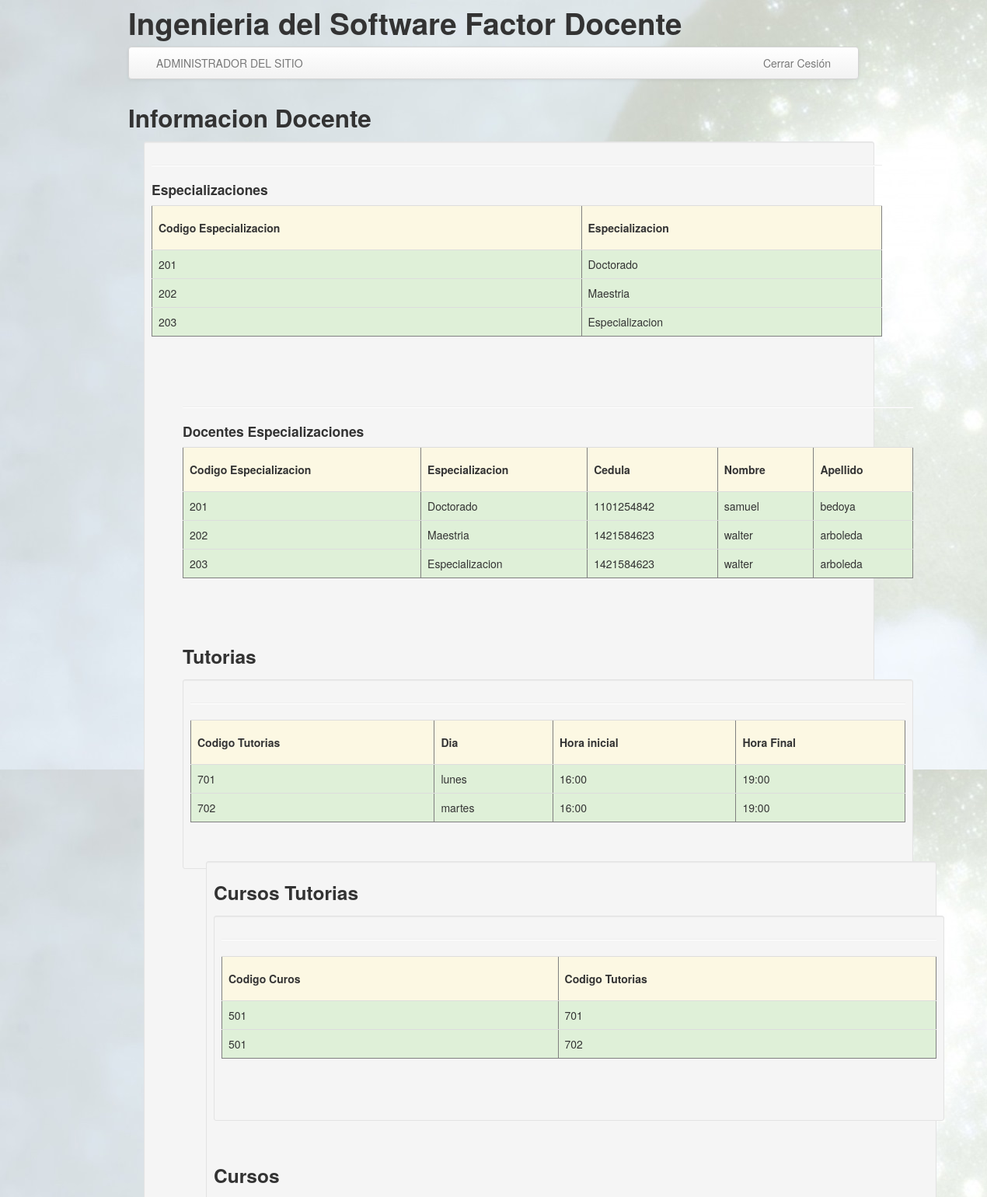
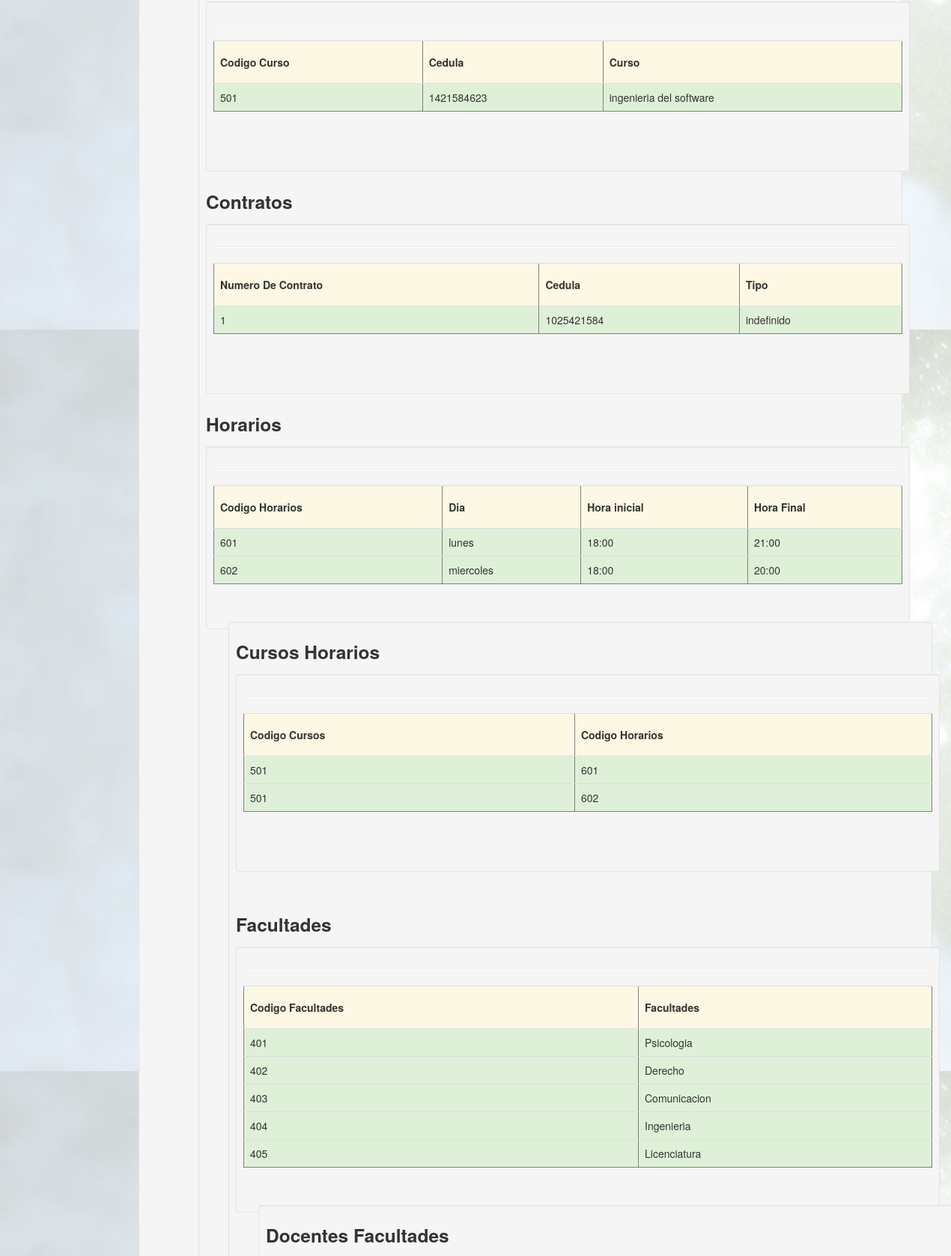
/edf.php (upper part), run on the app's committed database (2 pictures, top to bottom).
### tables this page shows
create table especializaciones
(codespecializacion int primary key,
especializacion varchar(30));

create table usuesp
(codespecializacion int,
cedula bigint,
primary key (codespecializacion,cedula),
foreign key (codespecializacion) references especializaciones(codespecializacion),
foreign key (cedula) references usuarios(cedula)
ON DELETE CASCADE ON UPDATE CASCADE
);

create table usuarios
(cedula bigint primary key,
contraseña varchar(20),
nombre1 varchar(10),
nombre2 varchar(10),
apellido1 varchar(10),
apellido2 varchar(10),
direccion varchar(30),
celular varchar(10),
fijo varchar(7));

create table tutorias
(codtutoria int primary key,
dia varchar(10),
horainicial varchar(20),
horafinal varchar(20));

create table curtu
(codcurso int,
codtutoria int,
primary key (codcurso,codtutoria),
foreign key (codtutoria) references tutorias(codtutoria),
foreign key (codcurso) references cursos(codcurso)
ON DELETE CASCADE ON UPDATE CASCADE
);

create table cursos
(codcurso int ,
cedula bigint,
curso varchar(50),
primary key (codcurso, cedula),
foreign key (cedula) references usuarios(cedula)
ON DELETE CASCADE ON UPDATE CASCADE
);

create table contratos
(numcontrato int,
cedula bigint,
tipo varchar (20),
salariobase bigint,
fechainicial date,
fechafinal date,
primary key (numcontrato,cedula),
foreign key (cedula) references usuarios(cedula)
ON DELETE CASCADE ON UPDATE CASCADE
);

create table horarios
(codhorario int primary key,
dia varchar(10),
horainicial varchar(20),
horafinal varchar(20));

create table curhora
(codcurso int,
codhorario int,
primary key (codcurso,codhorario),
foreign key (codhorario) references horarios(codhorario),
foreign key (codcurso) references cursos(codcurso)
ON DELETE CASCADE ON UPDATE CASCADE
);

create table facultades
(codfacultad int primary key,
facultad varchar(30));

### edf.php (the view, shortened to what this page needs)
<!DOCTYPE html>
<html lang="en">
  <head>
    <link href="bootstrap/css/bootstrap.min.css" rel="stylesheet"/>
  </head>
<body data-offset="40" background="images/fondotot.jpg" style="background-attachment: fixed">
<div class="container">
<header class="header">
<div class="row">
	<?php
	include("include/cabecera.php");
	?>
</div>
</header>
<div class="navbar">
  <div class="navbar-inner">
	<div class="container">
	  <div class="nav-collapse">
		<ul class="nav">
			<li class=""><a href="admin.php">ADMINISTRADOR DEL SITIO</a></li>
		</ul>
		<ul class="nav pull-right">
                    <li><a href="Login.php"> Cerrar Cesión </a></li>
		</ul>
	  </div>
	</div>
  </div>
</div>
<div class="row">
	<div class="span12">
		<div class="caption">
<h2> Informacion Docente</h2>
					<div class="span12">
				<div class="well well-small">
					<div class="row">
	<div class="span12">
		<div class="caption">
		<hr class="soft"/>
		<h4>Especializaciones</h4>
		<div class="row-fluid">
			<?php
				require("connect_db.php");
				$sql=("SELECT * FROM especializaciones");
				$query=mysqli_query($mysqli,$sql);
				echo "<table border='1'; class='table table-hover';>";
					echo "<tr class='warning'>";
						echo "<td><h5>Codigo Especializacion</h5></td>";
						echo "<td><h5>Especializacion</h5></td>";
					echo "</tr>";
			?>
			<?php
				 while($arreglo=mysqli_fetch_array($query)){
				  	echo "<tr class='success'>";
				    	echo "<td>$arreglo[0]</td>";
				    	echo "<td>$arreglo[1]</td>";
					echo "</tr>";
				}
				echo "</table>";
			?>
			<div class="span8">
		</div>
		</div>
		<br/>
                <div class="span12">
	<div class="span12">
		<div class="caption">
		<hr class="soft"/>
		<h4>Docentes Especializaciones</h4>
		<div class="row-fluid">
			<?php
				require("connect_db.php");
				$sql=("select e.codespecializacion,i.especializacion,e.cedula,j.nombre1,j.apellido1 from usuesp e , usuarios j, especializaciones i where
e.cedula=j.cedula and e.codespecializacion=i.codespecializacion ");
				$query=mysqli_query($mysqli,$sql);
				echo "<table border='1'; class='table table-hover';>";
					echo "<tr class='warning'>";
						echo "<td><h5>Codigo Especializacion</h5></td>";
                                                echo "<td><h5>Especializacion</h5></td>";
						echo "<td><h5>Cedula</h5></td>";
                                                echo "<td><h5>Nombre</h5></td>";
                                                echo "<td><h5>Apellido</h5></td>";
					echo "</tr>";
			?>
			<?php
				 while($arreglo=mysqli_fetch_array($query)){
				  	echo "<tr class='success'>";
				    	echo "<td>$arreglo[0]</td>";
				    	echo "<td>$arreglo[1]</td>";
                                        echo "<td>$arreglo[2]</td>";
                                        echo "<td>$arreglo[3]</td>";
                                        echo "<td>$arreglo[4]</td>";
					echo "</tr>";
				}
				echo "</table>";
			?>
			<div class="span8">
		</div>
		</div>
		<br/>
		</div>
		<h3>Tutorias</h3>
		<div class="row">
		<div class="span12">
		<div class="caption">
		<div class="well well-small">
		<hr class="soft"/>
		<div class="row-fluid">
		<?php
				require("connect_db.php");
				$sql=("SELECT * FROM tutorias");
				$query=mysqli_query($mysqli,$sql);
				echo "<table border='1'; class='table table-hover';>";
					echo "<tr class='warning'>";
						echo "<td><h5>Codigo Tutorias</h5></td>";
						echo "<td><h5>Dia</h5></td>";
                                                echo "<td><h5>Hora inicial</h5></td>";
                                                echo "<td><h5>Hora Final</h5></td>";
						echo "</tr>";
                                    ?>
			<?php
				 while($arreglo=mysqli_fetch_array($query)){
				  	echo "<tr class='success'>";
				    	echo "<td>$arreglo[0]</td>";
				    	echo "<td>$arreglo[1]</td>";
                                        echo "<td>$arreglo[2]</td>";
                                        echo "<td>$arreglo[3]</td>";
					echo "</tr>";
				}
				echo "</table>";
			?>
		<div class="span8">
		</div>
		</div>
                  <div class="span12">
				<div class="well well-small">
					<h3>Cursos Tutorias</h3>
					<div class="row">
	<div class="span12">
		<div class="caption">
		<div class="well well-small">
		<hr class="soft"/>
		<div class="row-fluid">
			<?php
				require("connect_db.php");
				$sql=("SELECT codcurso,codtutoria FROM curtu ");
				$query=mysqli_query($mysqli,$sql);
				echo "<table border='1'; class='table table-hover';>";
					echo "<tr class='warning'>";
						echo "<td><h5>Codigo Curos</h5></td>";
						echo "<td><h5>Codigo Tutorias</h5></td>";
					echo "</tr>";
			?>
			<?php
				 while($arreglo=mysqli_fetch_array($query)){
				  	echo "<tr class='success'>";
				    	echo "<td>$arreglo[0]</td>";
				    	echo "<td>$arreglo[1]</td>";
					echo "</tr>";
				}
				echo "</table>";
			?>
			<div class="span8">
		</div>
		</div>
		<br/>
		</div>
		<br/>
		</div>
					<h3>Cursos</h3>
						<div class="row">
		<div class="span12">
		<div class="caption">
		<div class="well well-small">
		<hr class="soft"/>
		<div class="row-fluid">
		<?php
				require("connect_db.php");
				$sql=("SELECT * FROM cursos");
				$query=mysqli_query($mysqli,$sql);
				echo "<table border='1'; class='table table-hover';>";
					echo "<tr class='warning'>";
						echo "<td><h5>Codigo Curso</h5></td>";
						echo "<td><h5>Cedula</h5></td>";
                                                echo "<td><h5>Curso</h5></td>";
                                                echo "</tr>";
                                    ?>
			<?php
				 while($arreglo=mysqli_fetch_array($query)){
				  	echo "<tr class='success'>";
				    	echo "<td>$arreglo[0]</td>";
				    	echo "<td>$arreglo[1]</td>";
                                        echo "<td>$arreglo[2]</td>";
                                        echo "</tr>";
				}
				echo "</table>";
			?>
		<div class="span8">
		</div>
		</div>
		<br/>
		</div>
					<h3>Contratos</h3>
						<div class="row">
		<div class="span12">
		<div class="caption">
		<div class="well well-small">
		<hr class="soft"/>
		<div class="row-fluid">
		<?php
				require("connect_db.php");
				$sql=("SELECT * FROM contratos");
				$query=mysqli_query($mysqli,$sql);
				echo "<table border='1'; class='table table-hover';>";
					echo "<tr class='warning'>";
						echo "<td><h5>Numero De Contrato</h5></td>";
						echo "<td><h5>Cedula</h5></td>";
                                                echo "<td><h5>Tipo</h5></td>";
                                           	echo "</tr>";
                                    ?>
			<?php
				 while($arreglo=mysqli_fetch_array($query)){
				  	echo "<tr class='success'>";
				    	echo "<td>$arreglo[0]</td>";
				    	echo "<td>$arreglo[1]</td>";
                                        echo "<td>$arreglo[2]</td>";
					echo "</tr>";
				}
				echo "</table>";
			?>
		<div class="span8">
		</div>
		</div>
		<br/>
		</div>
					<h3>Horarios</h3>
					<div class="row">
		<div class="span12">
		<div class="caption">
		<div class="well well-small">
		<hr class="soft"/>
		<div class="row-fluid">
		<?php
				require("connect_db.php");
				$sql=("SELECT * FROM horarios");
				$query=mysqli_query($mysqli,$sql);
				echo "<table border='1'; class='table table-hover';>";
					echo "<tr class='warning'>";
						echo "<td><h5>Codigo Horarios</h5></td>";
						echo "<td><h5>Dia</h5></td>";
                                                echo "<td><h5>Hora inicial</h5></td>";
                                                echo "<td><h5>Hora Final</h5></td>";
                                                echo "</tr>";
                                    ?>
			<?php
				 while($arreglo=mysqli_fetch_array($query)){
				  	echo "<tr class='success'>";
				    	echo "<td>$arreglo[0]</td>";
				    	echo "<td>$arreglo[1]</td>";
                                        echo "<td>$arreglo[2]</td>";
                                        echo "<td>$arreglo[3]</td>";
					echo "</tr>";
				}
				echo "</table>";
			?>
		<div class="span8">
		</div>
		</div>
             <div class="span12">
				<div class="well well-small">
					<h3>Cursos Horarios</h3>
					<div class="row">
	<div class="span12">
		<div class="caption">
		<div class="well well-small">
		<hr class="soft"/>
		<div class="row-fluid">
			<?php
				require("connect_db.php");
				$sql=("SELECT codcurso,codhorario FROM curhora ");
				$query=mysqli_query($mysqli,$sql);
				echo "<table border='1'; class='table table-hover';>";
					echo "<tr class='warning'>";
						echo "<td><h5>Codigo Cursos</h5></td>";
						echo "<td><h5>Codigo Horarios</h5></td>";
					echo "</tr>";
			?>
			<?php
				 while($arreglo=mysqli_fetch_array($query)){
				  	echo "<tr class='success'>";
				    	echo "<td>$arreglo[0]</td>";
				    	echo "<td>$arreglo[1]</td>";
					echo "</tr>";
				}
				echo "</table>";
			?>
			<div class="span8">
		</div>
		</div>
		<br/>
		</div>
		<br/>
		</div>
                                        <h3>Facultades</h3>
					<div class="row">
                                        <div class="span12">
                                        <div class="caption">
		<div class="well well-small">
		<hr class="soft"/>
		<div class="row-fluid">
		<?php
			require("connect_db.php");
			$sql=("SELECT * FROM facultades");
			$query=mysqli_query($mysqli,$sql);
				echo "<table border='1'; class='table table-hover';>";
					echo "<tr class='warning'>";
						echo "<td><h5>Codigo Facultades</h5></td>";
						echo "<td><h5>Facultades</h5></td>";
					echo "</tr>";
			?>
			<?php
				 while($arreglo=mysqli_fetch_array($query)){
				  	echo "<tr class='success'>";
				    	echo "<td>$arreglo[0]</td>";
				    	echo "<td>$arreglo[1]</td>";
					echo "</tr>";
				}
				echo "</table>";
			?>
			<div class="span8">
		</div>
		</div>
                <div class="span12">
				<div class="well well-small">
					<h3>Docentes Facultades</h3>
</div>
</div>
	</div>
</div>
<footer class="footer">
 </footer>
</div>
  </body>
</html>

### data on the page
especializaciones: codespecializacion "201", especializacion "Doctorado"
especializaciones: codespecializacion "202", especializacion "Maestria"
especializaciones: codespecializacion "203", especializacion "Especializacion"
usuesp: codespecializacion "201", codespecializacion.especializacion "Doctorado", cedula "1101254842", cedula.nombre1 "samuel", cedula.apellido1 "bedoya"
usuesp: codespecializacion "202", codespecializacion.especializacion "Maestria", cedula "1421584623", cedula.nombre1 "walter", cedula.apellido1 "arboleda"
usuesp: codespecializacion "203", codespecializacion.especializacion "Especializacion", cedula "1421584623", cedula.nombre1 "walter", cedula.apellido1 "arboleda"
tutorias: codtutoria "701", dia "lunes", horainicial "16:00", horafinal "19:00"
tutorias: codtutoria "702", dia "martes", horainicial "16:00", horafinal "19:00"
curtu: codcurso "501", codtutoria "701"
curtu: codcurso "501", codtutoria "702"
cursos: codcurso "501", cedula "1421584623", curso "ingenieria del software"
contratos: numcontrato "1", cedula "1025421584", tipo "indefinido"
horarios: codhorario "601", dia "lunes", horainicial "18:00", horafinal "21:00"
horarios: codhorario "602", dia "miercoles", horainicial "18:00", horafinal "20:00"
curhora: codcurso "501", codhorario "601"
curhora: codcurso "501", codhorario "602"
facultades: codfacultad "401", facultad "Psicologia"
facultades: codfacultad "402", facultad "Derecho"
facultades: codfacultad "403", facultad "Comunicacion"
facultades: codfacultad "404", facultad "Ingenieria"
facultades: codfacultad "405", facultad "Licenciatura"
